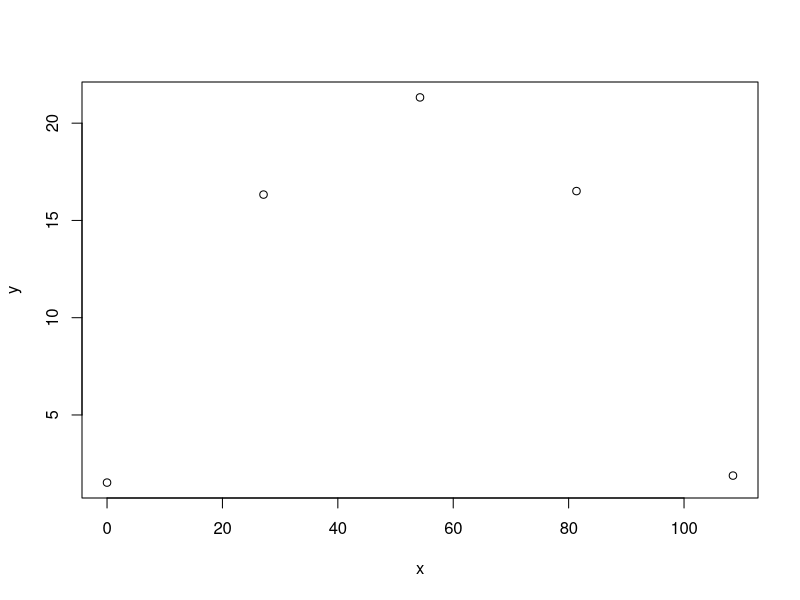
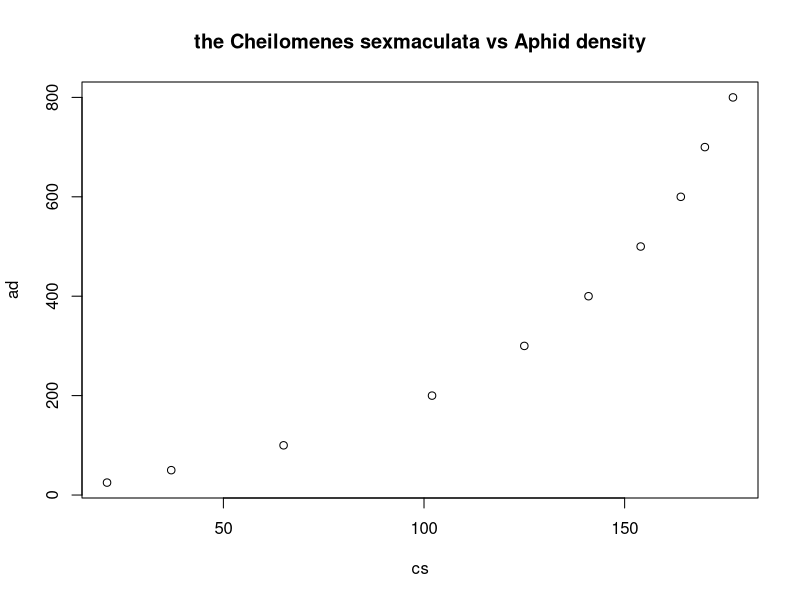
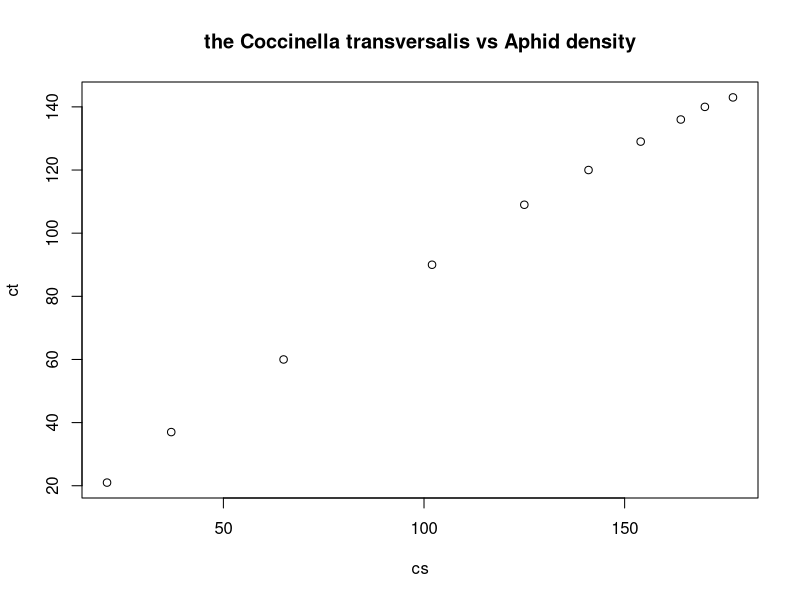
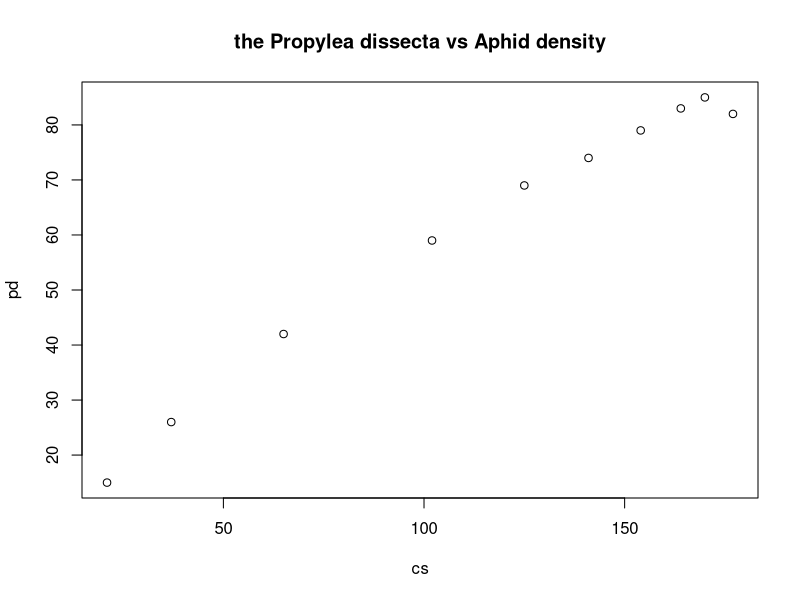

These figures' R source, in order:
## ---- chunk 1
knitr::opts_chunk$set(
    echo = TRUE,
    warning = FALSE,
    message = FALSE)
## ---- chunk 2
a <- (93^2 - 164) / (46^3 + 189)
b <- 376 - (23^2) / 4
c <- (59 + 48^2) / ((-9) + 22^2)
d <- (-16 + 55^2) / (13 + 29^2)
e <- 18^4 - 16^3 + 14^2 - 12
c(a, b, c, d, e)
## ---- chunk 3
x <- 1:20
print(3^x)
length(3^x)
## ---- chunk 4
t <- 0:4.09
x <- 27.12 * t
y <- 1.524 + 19.71 * t - 4.905 * t^2
plot(x, y)

# From the plot, the ball goes up to a maximum of 21 ft and flies far up to 130 ft.
## ---- chunk 5
# vectors data
cs <- c(21, 37, 65, 102, 125, 141, 154, 164, 170, 177)
ct <- c(21, 37, 60, 90, 109, 120, 129, 136, 140, 143)
pd <- c(15, 26, 42, 59, 69, 74, 79, 83, 85, 82)
# plot for each type of coccinellid
## vector data of aphid density
ad <- c(25, 50, 100, 200, 300, 400, 500, 600, 700, 800)
## plot
plot(cs, ad, type = "p", main = "the Cheilomenes sexmaculata vs Aphid density")

plot(cs, ct, type = "p", main = "the Coccinella transversalis vs Aphid density")

plot(cs, pd, type = "p", main = "the Propylea dissecta vs Aphid density")
